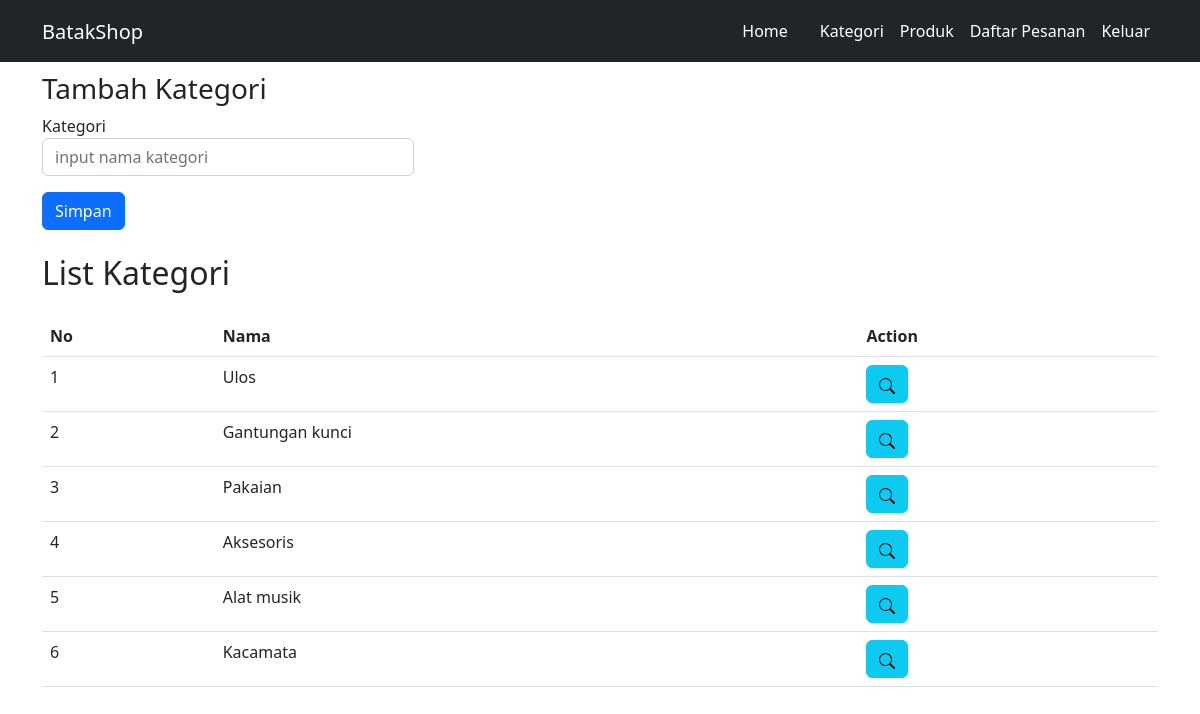
The page /admin/kategori.php on the database its author committed.
### tables this page shows
CREATE TABLE `kategori` (
  `id` int(11) NOT NULL AUTO_INCREMENT,
  `nama` varchar(50) NOT NULL,
  PRIMARY KEY (`id`)
);

### admin/kategori.php (the view, shortened to what this page needs)
<?php
	require "../koneksi.php";
	$queryKategori = mysqli_query($conn, "SELECT * FROM kategori");
	$jumlahKategori = mysqli_num_rows($queryKategori);
?>
<!DOCTYPE html>
<html lang="en">
<head>
    <link rel="stylesheet" type="text/css" href="../css/bootstrap.min.css">
</head>
<body>
	<?php require "navbar.php"; ?>
	<div class="container mt-4">
		<div class="my-4 col-12 col-md-4">
			<h3> Tambah Kategori</h3>
			<form action="" method="POST">
				<div>
					<label for="Kategori"> Kategori </label>
					<input type="text" id="Kategori" name="Kategori"
					placeholder="input nama kategori" class="form-control">
				</div>
				<div class="mt-3">
					<button class="btn btn-primary" type="submit" name="Simpan_Kategori"> Simpan </button>
				</div>
			</form>
		</div>
		<div class="mt-3">
			<h2> List Kategori </h2>
			<div class="table-responsive mt-4">
				<table class="table">
					<thead>
						<tr>
							<th> No </th>
							<th> Nama </th>
							<th> Action </th>
						</tr>
					</thead>
					<tbody>
						<?php
							if($jumlahKategori==0)
							{
						?>
							<tr>
								<td colspan=3 class="text-center"> Data kategori tidak tersedia </td>
							</tr>
						<?php
							}else
							{
								$jumlah = 1;
								while ($data = mysqli_fetch_array($queryKategori))
								{
						?>
								<tr>
									<td> <?php echo $jumlah; ?> </td>
									<td> <?php echo $data['nama']; ?> </td>
									<td>
										<a href="kategori-detail.php?id=<?php echo $data['id']; ?>"
										class="btn btn-info">
											<i class="bi bi-search">
											</i>
										</a>
									</td>
								</tr>
						<?php
								$jumlah++;
								}
							}
						?>
					</tbody>
				</table>
			</div>
		</div>
	</div>
</body>
</html>

### rows shown on the page
kategori: nama "Ulos"
kategori: nama "Gantungan kunci"
kategori: nama "Pakaian"
kategori: nama "Aksesoris"
kategori: nama "Alat musik"
kategori: nama "Kacamata"
